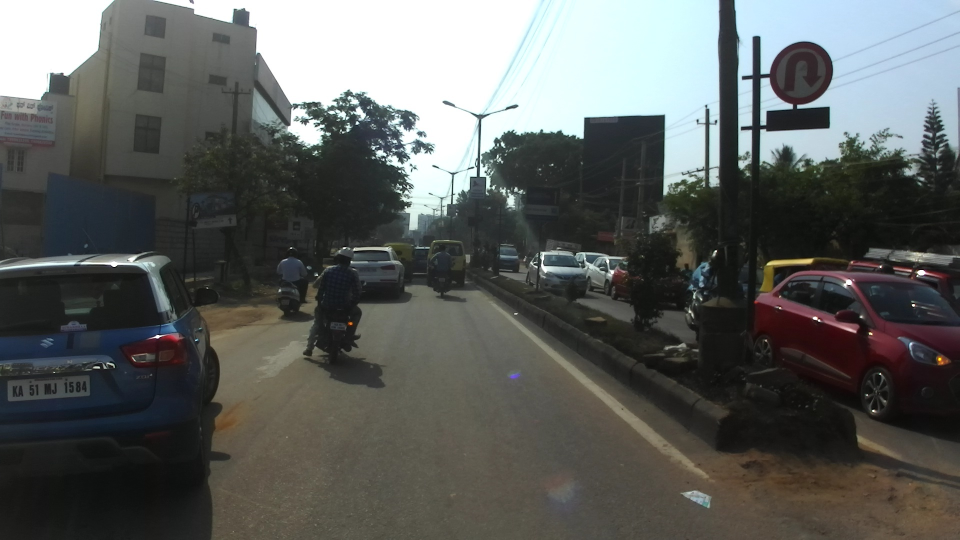
#> input picture Test Code/img1.jpg, 1920 x 1080 px (shown at 1/2 size); its folder holds 5 pictures in this run
$ python test_copy.py   (older library calls are emulated)
#> lines starting #> are read from the running program, lines starting #| are printed output that depends on the picture; after the words box and inside, x2 and y2 are one past the last pixel; in counts of white or black regions, pixels touching at a corner belong together
import cv2
import numpy as np
import matplotlib.pyplot as plt
from math import sqrt
from skimage.feature import blob_dog, blob_log, blob_doh
import imutils
import argparse
import os
import math

SIGNS = ["ERROR",
        "STOP",
        "TURN LEFT",
        "TURN RIGHT",
        "DO NOT TURN LEFT",
        "DO NOT TURN RIGHT",
        "ONE WAY",
        "SPEED LIMIT",
        "OTHER"]

# Clean all previous file
# [5 lines left out: function clean_images, not called in this run]


### Preprocess image
def constrastLimit(image):
    img=cv2.cvtColor(image,cv2.COLOR_BGR2YCrCb)
    R, G, B = cv2.split(img)

    output1_R = cv2.equalizeHist(R)
    output1_G = cv2.equalizeHist(G)
    output1_B = cv2.equalizeHist(B)

    img = cv2.merge((output1_R, output1_G, output1_B))
    img=cv2.cvtColor(img,cv2.COLOR_YCrCb2BGR)
    return img

def LaplacianOfGaussian(image):
    LoG_image = cv2.GaussianBlur(image, (3,3), 0)           # paramter
    gray = cv2.cvtColor( LoG_image, cv2.COLOR_BGR2GRAY)
    LoG_image = cv2.Laplacian( gray, cv2.CV_8U,3,3,2)       # parameter
    LoG_image = cv2.convertScaleAbs(LoG_image)
    return LoG_image

def binarization(image):
    thresh = cv2.threshold(image,50,200,cv2.THRESH_BINARY_INV)[1]
    #thresh = cv2.adaptiveThreshold(image,255,cv2.ADAPTIVE_THRESH_GAUSSIAN_C, cv2.THRESH_BINARY,11,2)
    return thresh

def preprocess_image(image):
    image = constrastLimit(image)
    image = LaplacianOfGaussian(image)
    image = binarization(image)
    return image

# Find Signs
def removeSmallComponents(image, threshold):
    #find all your connected components (white blobs in your image)
    nb_components, output, stats, centroids = cv2.connectedComponentsWithStats(image, connectivity=8)
    sizes = stats[1:, -1]; nb_components = nb_components - 1

    img2 = np.zeros((output.shape),dtype = np.uint8)
    #for every component in the image, you keep it only if it's above threshold
    for i in range(0, nb_components):
        if sizes[i] >= threshold:
            img2[output == i + 1] = 255
    return img2

def findContour(image):
    #find contours in the thresholded image
    cnts = cv2.findContours(image, cv2.RETR_EXTERNAL, cv2.CHAIN_APPROX_SIMPLE)
    return cnts

def contourIsSign(perimeter, centroid, threshold):
    #  perimeter, centroid, threshold
    # # Compute signature of contour
    result=[]
    for p in perimeter:
        p = p[0]
        distance = sqrt((p[0] - centroid[0])**2 + (p[1] - centroid[1])**2)
        result.append(distance)
    max_value = max(result)
    signature = [float(dist) / max_value for dist in result ]
    # Check signature of contour.
    temp = sum((1 - s) for s in signature)
    temp = temp / len(signature)
    if temp < threshold: # is  the sign
        return True, max_value + 2
    else:                 # is not the sign
        return False, max_value + 2

#crop sign
# [9 lines left out: function cropContour, not called in this run]

def cropSign(image, coordinate):
    width = image.shape[1]
    height = image.shape[0]
    top = max([int(coordinate[0][1]), 0])
    bottom = min([int(coordinate[1][1]), height-1])
    left = max([int(coordinate[0][0]), 0])
    right = min([int(coordinate[1][0]), width-1])
    #print(top,left,bottom,right)
    return image[top:bottom,left:right]


def findLargestSign(image, contours, threshold, distance_theshold):
    max_distance = 0
    coordinate = None
    sign = None
    for c in contours[0]:
        M = cv2.moments(c)
        if M["m00"] == 0:
            continue
        cX = int(M["m10"] / M["m00"])
        cY = int(M["m01"] / M["m00"])
        is_sign, distance = contourIsSign(c, [cX, cY], 1-threshold)
        if is_sign and distance > max_distance and distance > distance_theshold:
            max_distance = distance
            coordinate = np.reshape(c, [-1,2])
            left, top = np.amin(coordinate, axis=0)
            right, bottom = np.amax(coordinate, axis = 0)
            coordinate = [(left-2,top-2),(right+3,bottom+1)]
            sign = cropSign(image,coordinate)
    return coordinate,sign


# [19 lines left out: function findSigns, not called in this run]

def localization(image, min_size_components, similitary_contour_with_circle):
    original_image = image.copy()
    binary_image = preprocess_image(image)

    binary_image = removeSmallComponents(binary_image, min_size_components)

    binary_image = cv2.bitwise_and(binary_image,binary_image, mask=remove_other_color(image))

    #binary_image = remove_line(binary_image)

    cv2.imshow('BINARY IMAGE', binary_image)
    cv2.waitKey(0)
    cv2.destroyAllWindows()
    contours = findContour(binary_image)
    #signs, coordinates = findSigns(image, contours, similitary_contour_with_circle, 15)
    coordinate,sign = findLargestSign(original_image, contours, similitary_contour_with_circle, 15)
    return coordinate, original_image

# [12 lines left out: function remove_line, not called in this run]

def remove_other_color(img):
    frame = cv2.GaussianBlur(img, (3,3), 0)
    hsv = cv2.cvtColor(frame, cv2.COLOR_BGR2HSV)
    # define range of blue color in HSV
    lower_blue = np.array([100,128,0])
    upper_blue = np.array([215,255,255])
    # Threshold the HSV image to get only blue colors
    mask_blue = cv2.inRange(hsv, lower_blue, upper_blue)

    lower_white = np.array([0,0,128], dtype=np.uint8)
    upper_white = np.array([255,255,255], dtype=np.uint8)
    # Threshold the HSV image to get only blue colors
    mask_white = cv2.inRange(hsv, lower_white, upper_white)

    lower_black = np.array([0,0,0], dtype=np.uint8)
    upper_black = np.array([170,150,50], dtype=np.uint8)

    mask_black = cv2.inRange(hsv, lower_black, upper_black)

    mask_1 = cv2.bitwise_or(mask_blue, mask_white)
    mask = cv2.bitwise_or(mask_1, mask_black)
    # Bitwise-AND mask and original image
    #res = cv2.bitwise_and(frame,frame, mask= mask)
    return mask

def main():
    frame=cv2.imread('img1.jpg')
#> frame is the input picture: shape (1080, 1920, 3); mean B, G, R 93, 95.3, 92.7

    roiBox = None
    roiHist = None

    success = True
    similitary_contour_with_circle = 0.60   # parameter
    min_size_components=300
    count = 0
    current_sign = None
    current_text = ""
    current_size = 0
    sign_count = 0
    coordinates = []
    position = []
    width = frame.shape[1]
#> width = 1920
    height = frame.shape[0]
#> height = 1080
    dim = (width, height)
#> dim = (1920, 1080)
    frame = cv2.resize(frame,dim,interpolation=cv2.INTER_AREA)

    #image = cv2.cvtColor(image, cv2.COLOR_BGR2HSV)
    coordinate, image = localization(frame, min_size_components, similitary_contour_with_circle)
#> in constrastLimit, `img=cv2.cvtColor(image,cv2.COLOR_BGR2YCrCb)`: img: shape (1080, 1920, 3); mean of channels 0, 1, 2 94.2, 126.8, 127.3
#> in constrastLimit, `output1_B = cv2.equalizeHist(B)`:
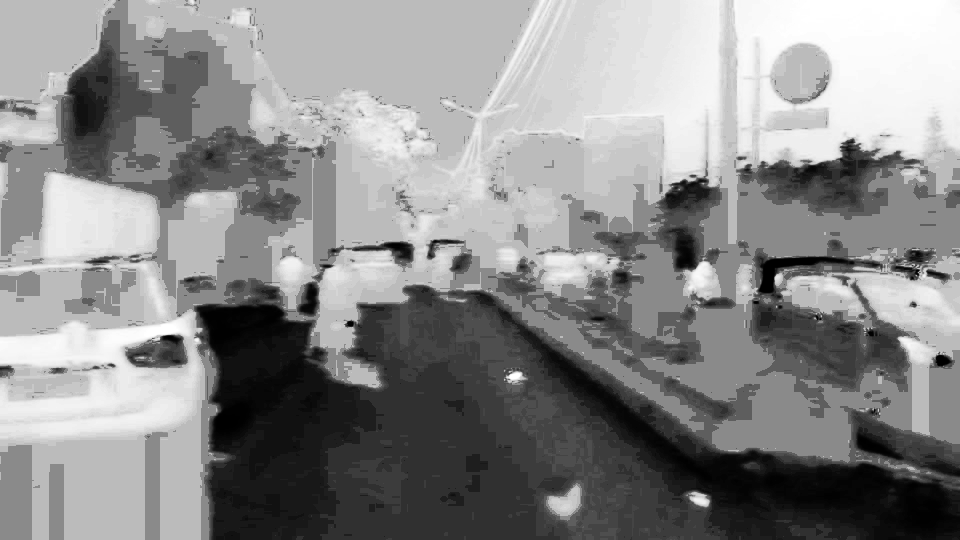
#> output1_B: shape (1080, 1920) (shown at 1/2 size); min 0, max 255, mean 138.8
#> in constrastLimit, `img = cv2.merge((output1_R, output1_G, output1_B))`: img: shape (1080, 1920, 3); mean of channels 0, 1, 2 129, 139.9, 138.8
#> in constrastLimit, `img=cv2.cvtColor(img,cv2.COLOR_YCrCb2BGR)`:
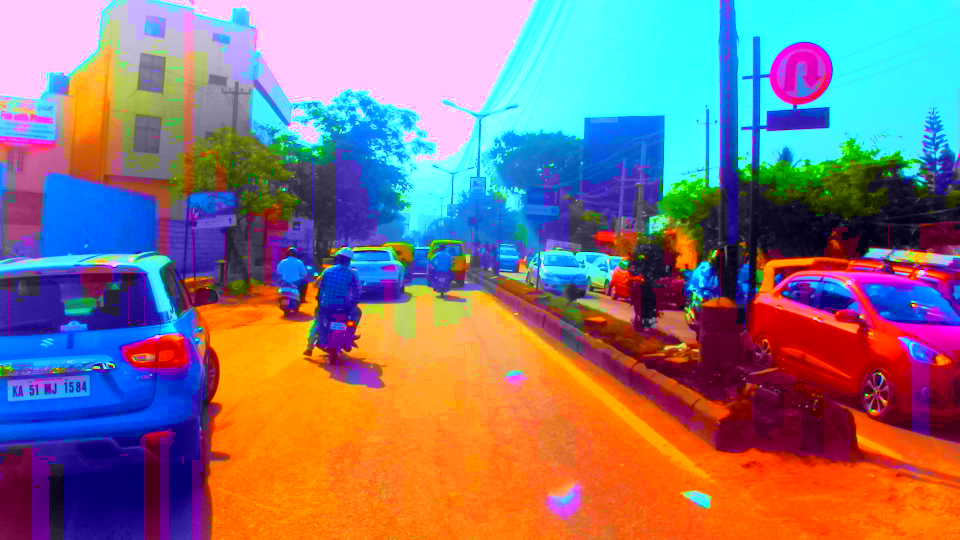
#> img: shape (1080, 1920, 3) (shown at 1/2 size); mean B, G, R 125.8, 118.2, 135.7
#> in LaplacianOfGaussian, `gray = cv2.cvtColor( LoG_image, cv2.COLOR_BGR2GRAY)`:
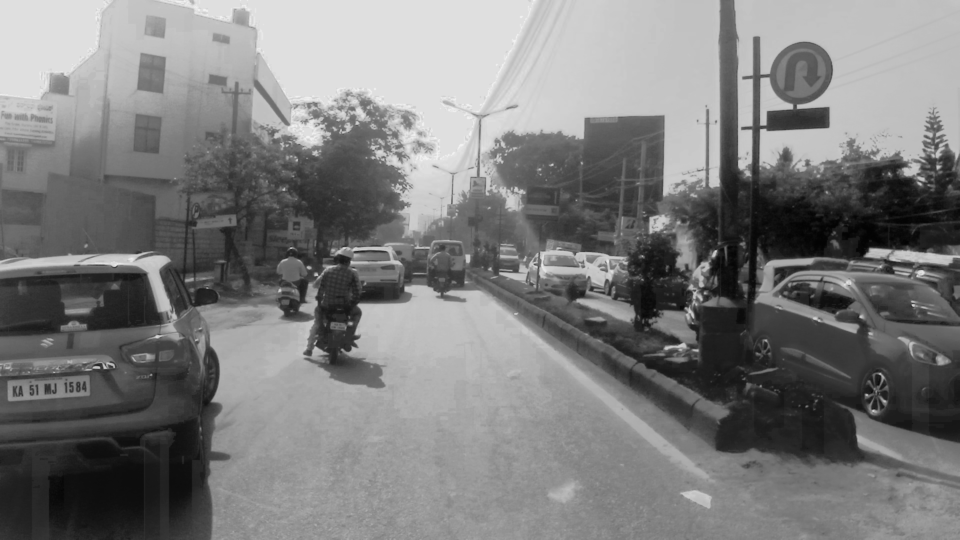
#> gray: shape (1080, 1920) (shown at 1/2 size); min 3, max 243, mean 124.3
#> in binarization, `thresh = cv2.threshold(image,50,200,cv2.THRESH_BINARY_INV)[1]`:
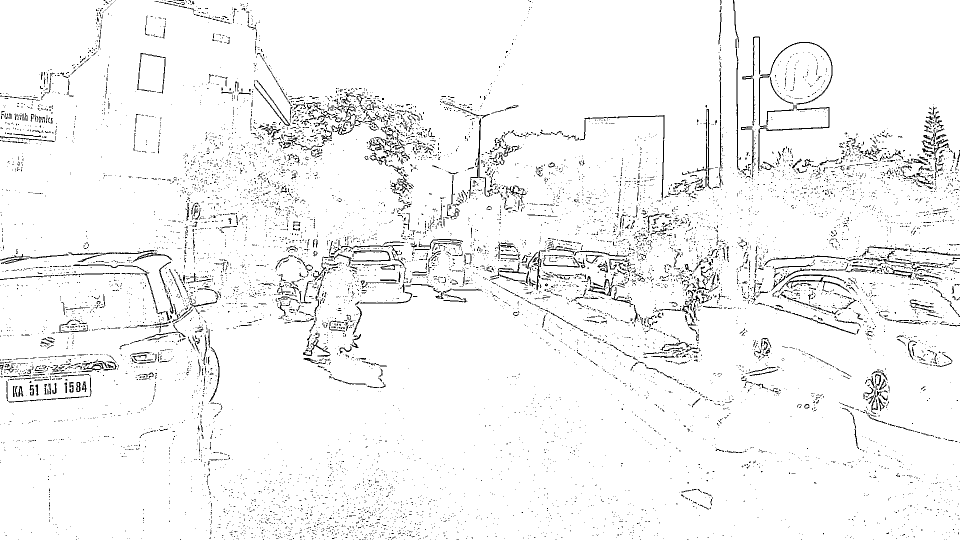
#> thresh: shape (1080, 1920) (shown at 1/2 size); values 0 (black) and 200 (white), 95.6% white; black in thin lines or dots
#> in removeSmallComponents, `nb_components, output, stats, centroids = cv2.connectedComponentsWithS..`:
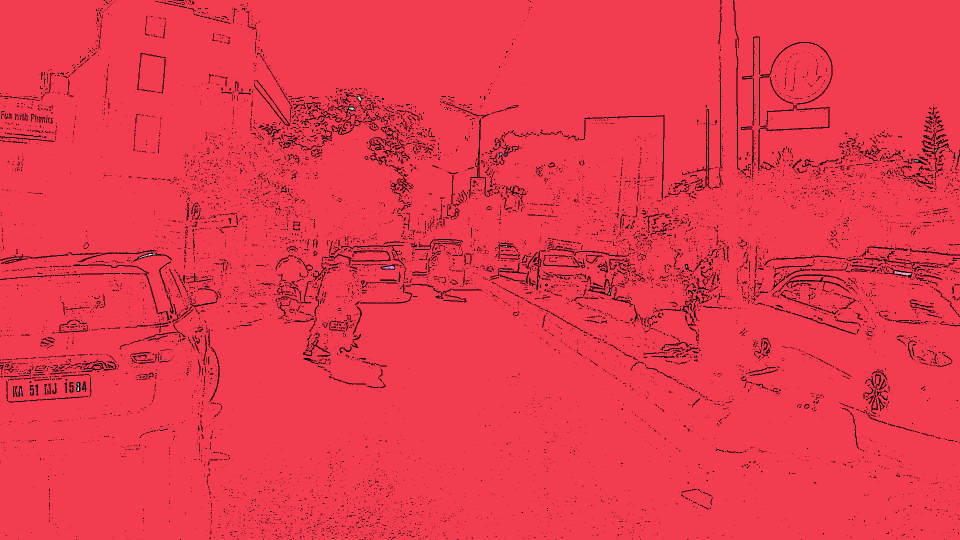
#> output: shape (1080, 1920) int32 (shown at 1/2 size); 40 distinct labels, from 0 to 39; one colour per label, 0 black
#> in removeSmallComponents, `nb_components, output, stats, centroids = cv2.connectedComponentsWithS..`: nb_components = 40; stats = 40 rows, first 6: [0, 0, 1920, 1080, 91391], [0, 0, 1920, 1080, 1981574], [694, 189, 1, 1, 1], [715, 193, 8, 9, 42], [688, 200, 2, 1, 2], [698, 215, 11, 5, 41]; centroids = 40 pairs, first value 40.79 to 1874.5, second value 189 to 782
#> in removeSmallComponents, `sizes = stats[1:, -1]`: sizes = 39 values, max 1981574 at index 0, min 1 at index 1, mean 50825.9
#> in removeSmallComponents, `nb_components = nb_components - 1`: nb_components = 39
#> after the loop in removeSmallComponents, `for i in range(0, nb_components):`: img2: shape (1080, 1920); 95.6% white; black in thin lines or dots
#> in remove_other_color, `hsv = cv2.cvtColor(frame, cv2.COLOR_BGR2HSV)`: hsv: shape (1080, 1920, 3); mean H, S, V 55.9, 39.3, 99.7
#> in remove_other_color, `mask_blue = cv2.inRange(hsv, lower_blue, upper_blue)`: mask_blue: shape (1080, 1920); 1.9% white; 157 white regions (128 under 20 px), largest, box (x1, y1, x2, y2) and area: (1508, 603, 1920, 787) 20378, (0, 672, 137, 720) 4112, (189, 649, 343, 720) 3952
#> in remove_other_color, `mask_white = cv2.inRange(hsv, lower_white, upper_white)`: mask_white: shape (1080, 1920); 22.1% white; 247 white regions (142 under 20 px), largest, box (x1, y1, x2, y2) and area: (0, 0, 1440, 461) 301899, (1469, 0, 1920, 339) 109974, (0, 505, 339, 622) 6206
#> in remove_other_color, `mask_black = cv2.inRange(hsv, lower_black, upper_black)`: mask_black: shape (1080, 1920); 33.7% white; 421 white regions (331 under 20 px), largest, box (x1, y1, x2, y2) and area: (139, 105, 1920, 942) 488986, (0, 667, 459, 1080) 136343, (0, 535, 330, 701) 36241
#> in remove_other_color, `mask_1 = cv2.bitwise_or(mask_blue, mask_white)`: mask_1: shape (1080, 1920); 23.9% white; 389 white regions (263 under 20 px), largest, box (x1, y1, x2, y2) and area: (0, 0, 1440, 461) 301899, (1469, 0, 1920, 339) 109974, (1508, 586, 1920, 787) 22917
#> in remove_other_color, `mask = cv2.bitwise_or(mask_1, mask_black)`: mask: shape (1080, 1920); 57.5% white; 877 black regions (649 under 20 px), largest, box (x1, y1, x2, y2) and area: (0, 0, 1920, 1080) 784610, (1506, 492, 1920, 686) 25265, (0, 642, 320, 763) 12244
#> in localization, `binary_image = cv2.bitwise_and(binary_image,binary_image, mask=remove_..`:
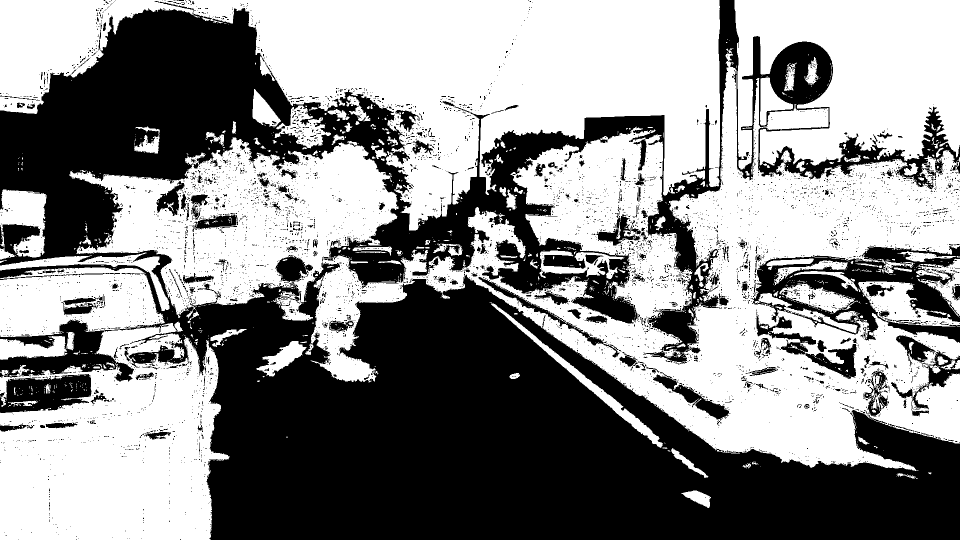
#> binary_image: shape (1080, 1920) (shown at 1/2 size); 55.1% white; 5501 black regions (5191 under 20 px)
#> in findContour, `cnts = cv2.findContours(image, cv2.RETR_EXTERNAL, cv2.CHAIN_APPROX_SIM..`: cnts = 1001 contours, 895 with area under 20; largest, box (x1, y1, x2, y2) and area: (139, 105, 1920, 942) 518964, (0, 0, 1440, 461) 300346, (0, 643, 459, 1080) 142362, (1469, 0, 1920, 339) 108609, (0, 535, 330, 674) 36034
#> in localization, `contours = findContour(binary_image)`: contours has the same summary as cnts in findContour
#> the loop in findLargestSign, `for c in contours[0]:` made 1001 passes
#> (cX, cY, is_sign, distance, max_distance) on passes 173, 258, 1000: (1882, 721, True, 15.15, 15.15), (230, 902, True, 292.2, 292.2), (1716, 144, True, 307.2, 307.2)
#> c on passes 1, 4, 5, 8, 9, 11: [[422, 1067]], [[1796, 953], [1797, 953]], [[1793, 952]], [[419, 938]], [[1520, 932]], [[1500, 925]]
#> after the loop in findLargestSign, `for c in contours[0]:`:
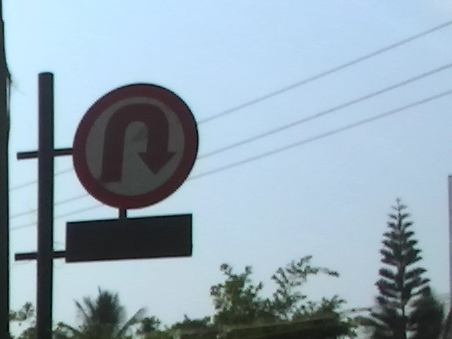
#> sign: shape (339, 452, 3); mean B, G, R 183.1, 169.5, 149.6
#> after the loop in findLargestSign, `for c in contours[0]:`: bottom = 338; left = 1469; max_distance = 307.2; right = 1919; top = 0
#> in localization, `coordinate,sign = findLargestSign(original_image, contours, similitary..`: coordinate = [(1467, -2), (1922, 339)]
#> coordinate = [(1467, -2), (1922, 339)]


    cv2.rectangle(image, coordinate[0],coordinate[1], (0,255, 0), 1)
#> image: shape (1080, 1920, 3); 0.04% of pixels changed, all inside (x1, y1, x2, y2) = (1467, 0, 1920, 340)
    image=image[coordinate[0][0]:coordinate[0][1],coordinate[1][0]:coordinate[0][1]]
#> image = empty array
    cv2.imshow('Result', image)
    cv2.waitKey(0)
    cv2.destroyAllWindows()


if __name__ == '__main__':
    main()
